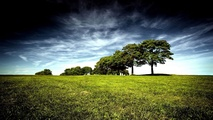
#> input picture 7. Unsupervised Learning/Image Quantization/input-images/image1.jpg, 213 x 120 px, shrunk from 1600 x 900 before the run
$ jupyter execute 'Image Quantization.ipynb'
#> lines starting #> are read from the running program, lines starting #| are printed output that depends on the picture
[cell 1]
print("Assignment 6: Part 3 - Image Quantization")

[cell 2]
import numpy as np
import cv2
from matplotlib import pyplot as plt
from sklearn.cluster import KMeans

[cell 3]
K = 32

[cell 4]
img = cv2.imread('input-images//image1.jpg')
#> img is the input picture: shape (120, 213, 3); mean B, G, R 74.6, 93.2, 83.5
Z = img.reshape((-1,3))

# convert to np.float32
Z = np.float32(Z)

# define criteria, number of clusters(K) and apply kmeans()
criteria = (cv2.TERM_CRITERIA_EPS + cv2.TERM_CRITERIA_MAX_ITER, 10, 1.0)

ret,label,center=cv2.kmeans(Z,K,None,criteria,10,cv2.KMEANS_RANDOM_CENTERS)
#> ret = 5336770.4; center = 32 rows, first 8: [116.4, 93.47, 73.9], [185.1, 193.3, 171.3], [215.8, 196, 163.5], [44.27, 114.1, 111.1], [78.98, 166.9, 163.2], [229.6, 215.5, 181.5], [203.7, 180.8, 149.5], [39.46, 177.7, 165.3]

center = np.uint8(center)
#> center = 32 rows, first 8: [116, 93, 73], [185, 193, 171], [215, 195, 163], [44, 114, 111], [78, 166, 163], [229, 215, 181], [203, 180, 149], [39, 177, 165]
res = center[label.flatten()]
output_image = res.reshape((img.shape))
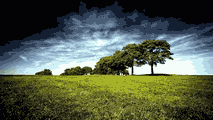
#> output_image: shape (120, 213, 3); mean B, G, R 74.1, 92.7, 83.1
cv2.imwrite('clusteredImages//output1_'+str(K)+'.png', output_image);


img = cv2.imread('input-images//image2.jpg')
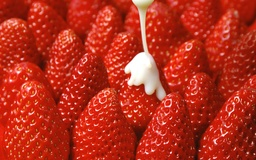
#> input picture 7. Unsupervised Learning/Image Quantization/input-images/image2.jpg, 256 x 160 px, shrunk from 1920 x 1200 before the run
#> img is the input picture: shape (160, 256, 3); mean B, G, R 29.6, 47.8, 182.6
Z = img.reshape((-1,3))

# convert to np.float32
Z = np.float32(Z)

# define criteria, number of clusters(K) and apply kmeans()
criteria = (cv2.TERM_CRITERIA_EPS + cv2.TERM_CRITERIA_MAX_ITER, 10, 1.0)

ret,label,center=cv2.kmeans(Z,K,None,criteria,10,cv2.KMEANS_RANDOM_CENTERS)
#> ret = 5018027; center = 32 rows, first 8: [86.98, 151.4, 186.3], [114.7, 133.9, 189], [85.28, 105, 203.4], [216.5, 227.4, 243.8], [73.84, 91.44, 169.2], [94.7, 108.7, 234.3], [248.8, 252.2, 253.8], [165.1, 180, 250.9]

center = np.uint8(center)
#> center = 32 rows, first 8: [86, 151, 186], [114, 133, 189], [85, 104, 203], [216, 227, 243], [73, 91, 169], [94, 108, 234], [248, 252, 253], [165, 179, 250]
res = center[label.flatten()]
output_image = res.reshape((img.shape))
#> output_image: shape (160, 256, 3)
cv2.imwrite('clusteredImages//output2_'+str(K)+'.png', output_image);


img = cv2.imread('input-images//image3.jpg')
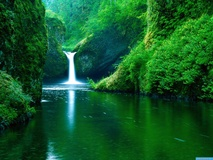
#> input picture 7. Unsupervised Learning/Image Quantization/input-images/image3.jpg, 213 x 160 px, shrunk from 1600 x 1200 before the run
#> img is the input picture: shape (160, 213, 3); mean B, G, R 40.1, 88, 19.2
Z = img.reshape((-1,3))

# convert to np.float32
Z = np.float32(Z)

# define criteria, number of clusters(K) and apply kmeans()
criteria = (cv2.TERM_CRITERIA_EPS + cv2.TERM_CRITERIA_MAX_ITER, 10, 1.0)

ret,label,center=cv2.kmeans(Z,K,None,criteria,10,cv2.KMEANS_RANDOM_CENTERS)
#> ret = 7110630.4; center = 32 rows, first 8: [226.9, 210.1, 143.8], [24.59, 105.3, 28.38], [91.77, 156, 27.06], [63.76, 105.7, 35.77], [126, 211.5, 140.9], [67.6, 128.9, 13.09], [63.61, 64.31, 5.93], [79.03, 93.27, 12.42]

center = np.uint8(center)
#> center = 32 rows, first 8: [226, 210, 143], [24, 105, 28], [91, 155, 27], [63, 105, 35], [126, 211, 140], [67, 128, 13], [63, 64, 5], [79, 93, 12]
res = center[label.flatten()]
output_image = res.reshape((img.shape))
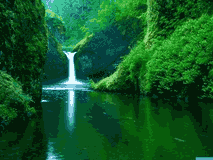
#> output_image: shape (160, 213, 3); mean B, G, R 39.6, 87.6, 18.8
cv2.imwrite('clusteredImages//output3_'+str(K)+'.png', output_image);


img = cv2.imread('input-images//image4.jpg')
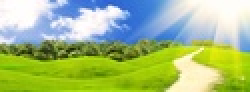
#> input picture 7. Unsupervised Learning/Image Quantization/input-images/image4.jpg, 125 x 46 px, shrunk from 940 x 344 before the run (shown 2 times larger)
#> img is the input picture: shape (46, 125, 3); mean B, G, R 127.9, 189.7, 164
Z = img.reshape((-1,3))

# convert to np.float32
Z = np.float32(Z)

# define criteria, number of clusters(K) and apply kmeans()
criteria = (cv2.TERM_CRITERIA_EPS + cv2.TERM_CRITERIA_MAX_ITER, 10, 1.0)

ret,label,center=cv2.kmeans(Z,K,None,criteria,10,cv2.KMEANS_RANDOM_CENTERS)
#> ret = 1410133.1; label = 5750 values, max 31 at index 3209, min 0 at index 2725, mean 16.9; center = 32 rows, first 8: [50.58, 178.1, 161.1], [195.3, 243.6, 253.2], [46.53, 111.8, 93.41], [98.43, 157.4, 137.9], [109.1, 209.5, 205.1], [83.03, 188.6, 174.4], [54.72, 138.3, 117.6], [81.44, 138.4, 116.8]

center = np.uint8(center)
#> center = 32 rows, first 8: [50, 178, 161], [195, 243, 253], [46, 111, 93], [98, 157, 137], [109, 209, 205], [83, 188, 174], [54, 138, 117], [81, 138, 116]
res = center[label.flatten()]
output_image = res.reshape((img.shape))
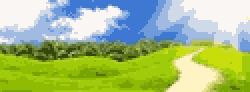
#> output_image: shape (46, 125, 3) (shown 2 times larger); mean B, G, R 127.4, 189.2, 163.5
cv2.imwrite('clusteredImages//output4_'+str(K)+'.png', output_image);


img = cv2.imread('input-images//image5.jpg')
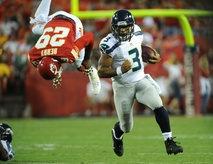
#> input picture 7. Unsupervised Learning/Image Quantization/input-images/image5.jpg, 213 x 164 px, shrunk from 1600 x 1227 before the run
#> img is the input picture: shape (164, 213, 3); mean B, G, R 73.6, 108.5, 113.6
Z = img.reshape((-1,3))

# convert to np.float32
Z = np.float32(Z)

# define criteria, number of clusters(K) and apply kmeans()
criteria = (cv2.TERM_CRITERIA_EPS + cv2.TERM_CRITERIA_MAX_ITER, 10, 1.0)

ret,label,center=cv2.kmeans(Z,K,None,criteria,10,cv2.KMEANS_RANDOM_CENTERS)
#> ret = 10365256.5; center = 32 rows, first 8: [60.28, 223.1, 181.2], [86.12, 94.72, 87.4], [69.51, 98.69, 146.8], [174, 209, 235.2], [42, 50.27, 47.69], [39.83, 59.22, 76.84], [235.9, 238.9, 230.2], [32.35, 186.7, 183.9]

center = np.uint8(center)
#> center = 32 rows, first 8: [60, 223, 181], [86, 94, 87], [69, 98, 146], [174, 209, 235], [42, 50, 47], [39, 59, 76], [235, 238, 230], [32, 186, 183]
res = center[label.flatten()]
output_image = res.reshape((img.shape))
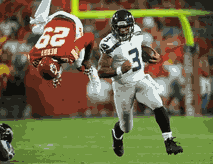
#> output_image: shape (164, 213, 3); mean B, G, R 73.2, 107.9, 113
cv2.imwrite('clusteredImages//output5_'+str(K)+'.png', output_image);
